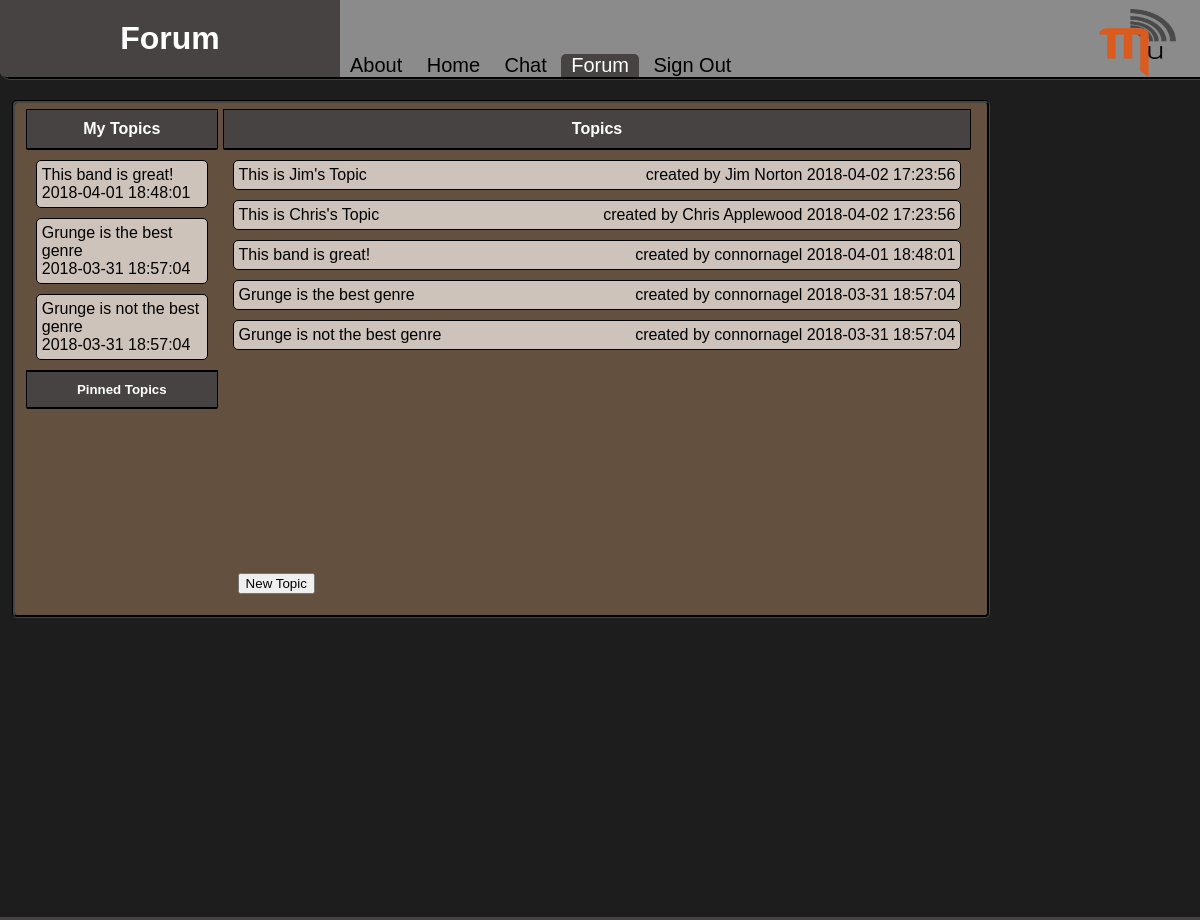
The page /forum_main.php (signed in) on the database its author committed.
### tables this page shows
CREATE TABLE IF NOT EXISTS `topics` (
  `topic_id` int(10) NOT NULL AUTO_INCREMENT,
  `topic_title` varchar(100) NOT NULL,
  `topic_text` varchar(2000) NOT NULL,
  `created_by` int(10) NOT NULL,
  `num_comments` int(100) NOT NULL,
  `time_created` DATETIME DEFAULT CURRENT_TIMESTAMP NOT NULL,
  PRIMARY KEY (`topic_id`),
  KEY `Topic ID` (`topic_id`),
  CONSTRAINT `topicID_user` FOREIGN KEY (`created_by`) REFERENCES `user_info` (`user_id`) ON UPDATE CASCADE ON DELETE CASCADE
);

### handlers/dao.php (called while the page is built, shortened)
<?php
class DAO {
	private $servername = "localhost";
	private $username = "root";
	private $password = "";
	private $database = "Muphonic";
	private function getConnection(){
		try {
			$conn = new PDO("mysql:host=$this->servername;dbname=$this->database", $this->username, $this->password);
			$conn->setAttribute(PDO::ATTR_ERRMODE, PDO::ERRMODE_EXCEPTION);
			return $conn;
		}
		catch(PDOException $e)
		{
			echo "Connection failed: " . $e->getMessage();
		}
		throw new Exception("user not found");
	}
	public function get_topics($limit){
		$conn = $this->getConnection();
		$query = $conn->prepare("SELECT * FROM `topics`  ORDER BY `time_created` DESC LIMIT $limit");
		$query->setFetchMode(PDO::FETCH_ASSOC);
		$query->execute();
		return $query->fetchAll();
	}
	public function get_my_topics($user_id, $limit){
		$conn = $this->getConnection();
		$query = $conn->prepare("SELECT * FROM `topics` where `created_by` =:user_id ORDER BY `time_created` DESC LIMIT $limit");
		$query->setFetchMode(PDO::FETCH_ASSOC);
		$query->bindParam(':user_id', $user_id);
		$query->execute();
		return $query->fetchAll();
	}
						}

### forum_main.php (the view, shortened to what this page needs)
<?php
require_once('handlers/dao.php');
$dao = new dao();
include('template/header.php');
?>
			<div class="main">
			<div class="user_topics">
				<div id='my_topics'><h4>My Topics</h4>
					<?php
					$limit = 10;
					$topics = $dao->get_my_topics($_SESSION['user_id'], $limit);
					foreach($topics as $topic){
						print	"<div class=\"topic\" value=\"" . $topic['topic_id']. "\"><div>"
						. $topic['topic_title'] . "</div><div>" .
						$topic['time_created'] . "</div>" .
						"</div>";
					}
					?>
				</div>
				<div id='mypinned'><h5>Pinned Topics</h5></div>
			</div>
			<div class="topic_panel">
				<h4>Topics</h4>
					<div id='topics'>
						<?php
						$limit = 10;
						$topics = $dao->get_topics($limit);
						foreach($topics as $topic){
							$data = $dao->find_user($topic['created_by']);
							$username = array_shift($data);
							print	"<div class=\"topic\" value=\"" . $topic['topic_id']. "\">"
							. $topic['topic_title'] . "<span>created by " .
							 $username . " " .
							$topic['time_created'] . "</span>" .
							"</div>";
						}
						?>
					</div>
					<div class="new_topic">
					<button type="button" id="add_topic">New Topic</button>
				</div>
			</div>
<?php include('template/footer.php'); ?>

### template/header.php (shortened to what this page needs)
<!DOCTYPE html>
<html>
<head>
	<link rel="stylesheet" type="text/css" href="style/main.css">
	<?php
	switch($_SESSION['current_page']){
		case "forum_main.php":
			echo "<link rel=\"stylesheet\" type=\"text/css\" href=\"style/forum.css\">";
			$pageTitle ="Forum";
			break;
			}
			?>
		</head>
		<body>
			<div id="container">
				<header>
					<h1><?php echo $pageTitle?></h1>
					<img src="images/mu.png" id="icon"></img>
					<nav>
						<ul>
							<?php
							if(isset($_SESSION['user_id'])){
								echo "<a ". (($pageTitle == "About")? "id=\"currentpage\"":"")
								. "href=\"about.php\">About</a>
								<a ". (($pageTitle == "Home Page")? "id=\"currentpage\"":"")
								. "href=\"home_page.php\">Home</a>
								<a ". (($pageTitle == "Chat")? "id=\"currentpage\"":"")
								. "href=\"chat_main.php\">Chat</a>
								<a ". (($pageTitle == "Forum")? "id=\"currentpage\"":"")
								. "href=\"forum_main.php\">Forum</a>
								<a href=\"handlers/signoutHandler.php\">Sign Out</a>";
							}
							?>
						</ul>
					</nav>
				</header>

### template/footer.php (shortened to what this page needs)
	</div>
</div>
</body>
</html>

### style/main.css (style rules this page uses)
html,body { height: 100%; width:100%; min-height:100%; margin: 0px; padding: 0px; background-color: #1d1d1d; font-family: helvetica; }
header { background-color: #8b8b8b; height:77px; border-bottom: groove; border-bottom-color: #484343; border-radius: 0px 0px 0px 10px; }
#currentpage { background-color: #484343; color: #FFFFFF; border-radius: 5px 5px 0px 0px; border-bottom:solid 1px; border-bottom-color: #484343; }
header h1 { display:inline-block; float:left; border-radius: 0px 0px 0px 5px; }
header img { float:right; margin-right:2%; }
h4 { background-color: #484343; color:#FFFFFF; margin: 0px 0px 10px 0px; padding: 10px 0px 10px 0px; border-radius:0px 0px 2px 2px; border: solid 1px; border-bottom-width: 2px; border-color:black; }
h5 { background-color: #484343; color:#FFFFFF; margin: 0px 0px 10px 0px; padding: 10px 0px 10px 0px; border-radius:0px 0px 2px 2px; border: solid 1px; border-bottom-width: 2px; border-top-width: 2px; border-color:black; }
h1 { margin:0; padding: 20px; background-color: #484343; color:#FFFFFF; width: 25%; text-align:center; }
#icon { height: 77px; width: 77px; }
#container { min-height:100%; position:relative; padding:0 0 30px 0; background-color: #1d1d1d; }
.main { display:block; padding:2%; background-color: #63503e; min-height:200px; width: 80%; margin: 20px 8% 80px 8%; border-style: groove; //border-right-style: inset; //border-bottom-style:inset; //border-top-style:outset; border-color: #484343; border-radius: 5px; align-content: center; padding-bottom:40px; overflow: auto; position:relative; }
nav { background-color:#8b8b8b; position:relative; float:left; top:54px; }
nav ul { margin: 0px; padding:0px; }
nav a { display: inline; margin: 0px; text-decoration: none; font-size: 20px; border-color:#636363; color:#000000; padding: 0px 10px; }

### style/forum.css (style rules this page uses)
.user_topics { min-height: 500px; width: 20%; margin: auto 0.5%; background-color:#63503e; text-align:center; display:block; float:left; border-radius: 5px; }
.topic_panel { width: 78%; min-height:500px; background-color:#63503e; text-align:center; float:left; position:relative; border-radius: 5px; }
.topic { margin: 10px; padding: 5px; text-align:left; border: solid 1px; text-decoration: none; border-color:black; color: black; background-color:#cec3bb; border-radius: 5px; cursor: pointer; }
#topics { min-height:50%; }
.new_topic { position:absolute; bottom:0; left:0; width:100%; }
#add_topic { margin: 10px; float:left; position:absolute; bottom:5px; left: 5px; }
.topic span { float:right; }
.main { padding: 0.5%; margin: 20px 19% 80px 1%; }

### rows shown on the page
topics: $topic['topic_id'] 3 (drawn), topic_title "This band is great!", time_created "2018-04-01 18:48:01", username "connornagel"
topics: $topic['topic_id'] 1 (drawn), topic_title "Grunge is the best genre", time_created "2018-03-31 18:57:04", username "connornagel"
topics: $topic['topic_id'] 2 (drawn), topic_title "Grunge is not the best genre", time_created "2018-03-31 18:57:04", username "connornagel"
topics: $topic['topic_id'] 4 (drawn), topic_title "This is Jim's Topic", username "Jim Norton", time_created "2018-04-02 17:23:56"
topics: $topic['topic_id'] 5 (drawn), topic_title "This is Chris's Topic", username "Chris Applewood", time_created "2018-04-02 17:23:56"

### other values the page prints
$pageTitle "Forum"
